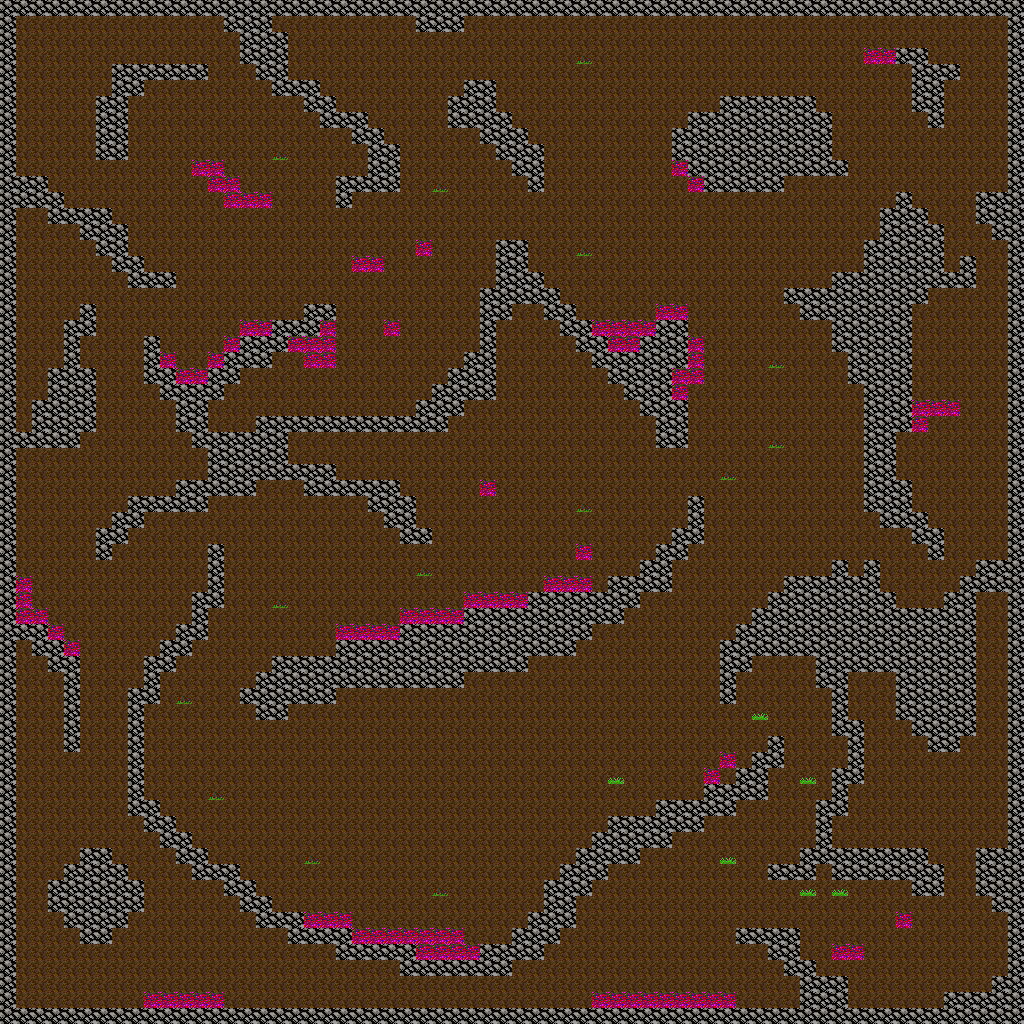

A 2D game scene composited from a Tiled map and its tileset images. What follows is a short description and the map's XML, with each tile layer's data collapsed to a summary:
An orthogonal 64x64 tile map with 16x16 px tiles, 4 tile layers (base, grass, walls, dangerGrass) and 99 objects (door, treasure1, treasure2, treasure3, treasure4, ...).

<map version="1.2" tiledversion="1.2.3" orientation="orthogonal" renderorder="right-down" width="64" height="64" tilewidth="16" tileheight="16" infinite="0" nextlayerid="10" nextobjectid="102">
 <tileset firstgid="1" name="addableTiles" tilewidth="16" tileheight="16" tilecount="62" columns="62">
  <image source="../images/tiles/addableTiles.png" trans="ffffff" width="992" height="16" />
 </tileset>
 <layer id="1" name="base" width="64" height="64">
  <data>[4096 cells, 4096 non-empty, 1 distinct tile ids]</data>
 </layer>
 <layer id="4" name="grass" width="64" height="64">
  <data>[4096 cells, 21 non-empty, 3 distinct tile ids]</data>
 </layer>
 <layer id="2" name="walls" width="64" height="64">
  <data>[4096 cells, 1052 non-empty, 1 distinct tile ids]</data>
 </layer>
 <layer id="6" name="dangerGrass" width="64" height="64">
  <properties>
   <property name="damage" type="int" value="1" />
  </properties>
  <data>[4096 cells, 101 non-empty, 1 distinct tile ids]</data>
 </layer>
 <objectgroup id="5" name="objectsLayer" offsetx="-0.818182" offsety="0.636364">
  <object id="3" name="door" gid="2" x="816" y="880" width="16" height="16" />
  <object id="4" name="treasure1" gid="20" x="960.205" y="520.432" width="16" height="16" />
  <object id="5" name="treasure2" gid="20" x="458.667" y="885.333" width="16" height="16" />
  <object id="84" name="treasure3" gid="20" x="540.485" y="73.697" width="16" height="16" />
  <object id="83" name="treasure4" gid="20" x="565.818" y="453.364" width="16" height="16" />
  <object id="6" name="barrel1" gid="1" x="514.909" y="207.455" width="16" height="16" />
  <object id="7" name="barrel2" gid="1" x="505.091" y="224.364" width="16" height="16" />
  <object id="8" name="barrel3" gid="1" x="488.545" y="239.091" width="16" height="16" />
  <object id="9" name="barrel4" gid="1" x="177.636" y="676.182" width="16" height="16" />
  <object id="10" name="barrel5" gid="1" x="187.636" y="683.455" width="16" height="16" />
  <object id="11" name="barrel6" gid="1" x="208.182" y="688.727" width="16" height="16" />
  <object id="12" name="barrel7" gid="1" x="228.727" y="687.273" width="16" height="16" />
  <object id="13" name="barrel8" gid="1" x="865" y="558" width="16" height="16" />
  <object id="14" name="barrel9" gid="1" x="849" y="558" width="16" height="16" />
  <object id="15" name="barrel10" gid="1" x="960.25" y="237" width="16" height="16" />
  <object id="16" name="barrel11" gid="1" x="945.609" y="254.217" width="16" height="16" />
  <object id="17" name="player" gid="59" x="53.4848" y="491.364" width="16" height="16" />
 </objectgroup>
 <objectgroup id="7" name="golemSpawnPoints">
  <object id="85" gid="61" x="404.667" y="464.667" width="16" height="16" />
  <object id="86" gid="61" x="268.667" y="599.333" width="16" height="16" />
  <object id="87" gid="61" x="644" y="735.333" width="16" height="16" />
  <object id="88" gid="61" x="672" y="914" width="16" height="16" />
  <object id="89" gid="61" x="766" y="475" width="16" height="16" />
  <object id="90" gid="61" x="735" y="269" width="16" height="16" />
  <object id="91" gid="61" x="850" y="148" width="16" height="16" />
  <object id="92" gid="61" x="53" y="140" width="16" height="16" />
  <object id="93" gid="61" x="44.3333" y="285.333" width="16" height="16" />
  <object id="94" gid="61" x="39" y="979" width="16" height="16" />
  <object id="95" gid="61" x="206" y="758" width="16" height="16" />
  <object id="96" gid="61" x="600" y="184" width="16" height="16" />
  <object id="97" gid="61" x="356.667" y="73.3333" width="16" height="16" />
  <object id="98" gid="61" x="751.333" y="844.667" width="16" height="16" />
  <object id="99" gid="61" x="652.667" y="506" width="16" height="16" />
  <object id="100" gid="61" x="523.333" y="364.667" width="16" height="16" />
  <object id="101" gid="61" x="375" y="389" width="16" height="16" />
 </objectgroup>
 <objectgroup id="8" name="goblinSpawnPoints">
  <object id="61" gid="60" x="982" y="461" width="16" height="16" />
  <object id="62" gid="60" x="943" y="479" width="16" height="16" />
  <object id="63" gid="60" x="923.333" y="493.667" width="16" height="16" />
  <object id="64" gid="60" x="978" y="358.667" width="16" height="16" />
  <object id="65" gid="60" x="981.667" y="308.667" width="16" height="16" />
  <object id="66" gid="60" x="633.333" y="64.6667" width="16" height="16" />
  <object id="67" gid="60" x="619.333" y="102.667" width="16" height="16" />
  <object id="68" gid="60" x="588" y="119.333" width="16" height="16" />
  <object id="69" gid="60" x="544.667" y="120" width="16" height="16" />
  <object id="70" gid="60" x="504" y="83.3333" width="16" height="16" />
  <object id="71" gid="60" x="500.667" y="46.6667" width="16" height="16" />
  <object id="72" gid="60" x="545.333" y="40.6667" width="16" height="16" />
  <object id="73" gid="60" x="584" y="41.3333" width="16" height="16" />
  <object id="74" gid="60" x="544.333" y="396.333" width="16" height="16" />
  <object id="75" gid="60" x="584.333" y="425.333" width="16" height="16" />
  <object id="76" gid="60" x="614.333" y="463" width="16" height="16" />
  <object id="77" gid="60" x="617.667" y="485" width="16" height="16" />
  <object id="78" gid="60" x="566.333" y="506" width="16" height="16" />
  <object id="79" gid="60" x="544.667" y="517.667" width="16" height="16" />
  <object id="80" gid="60" x="508.667" y="482.667" width="16" height="16" />
  <object id="81" gid="60" x="472.667" y="439" width="16" height="16" />
  <object id="82" gid="60" x="516.333" y="422" width="16" height="16" />
 </objectgroup>
 <objectgroup id="9" name="slimeSpawnPoints">
  <object id="18" gid="62" x="246.667" y="136" width="16" height="16" />
  <object id="19" gid="62" x="65.3333" y="80" width="16" height="16" />
  <object id="20" gid="62" x="414" y="90" width="16" height="16" />
  <object id="21" gid="62" x="568" y="79.3333" width="16" height="16" />
  <object id="22" gid="62" x="643.333" y="245.333" width="16" height="16" />
  <object id="23" gid="62" x="577.333" y="218.667" width="16" height="16" />
  <object id="24" gid="62" x="795.333" y="252.667" width="16" height="16" />
  <object id="25" gid="62" x="890.667" y="162" width="16" height="16" />
  <object id="26" gid="62" x="774" y="66" width="16" height="16" />
  <object id="27" gid="62" x="951.333" y="334.667" width="16" height="16" />
  <object id="28" gid="62" x="812.667" y="433.333" width="16" height="16" />
  <object id="29" gid="62" x="762.667" y="539.333" width="16" height="16" />
  <object id="30" gid="62" x="652" y="670.667" width="16" height="16" />
  <object id="31" gid="62" x="502" y="779.333" width="16" height="16" />
  <object id="32" gid="62" x="353.333" y="806.667" width="16" height="16" />
  <object id="33" gid="62" x="334.667" y="849.333" width="16" height="16" />
  <object id="34" gid="62" x="386.667" y="884" width="16" height="16" />
  <object id="35" gid="62" x="517.333" y="828" width="16" height="16" />
  <object id="36" gid="62" x="526" y="885.333" width="16" height="16" />
  <object id="37" gid="62" x="454.667" y="804.667" width="16" height="16" />
  <object id="38" gid="62" x="406" y="795.333" width="16" height="16" />
  <object id="39" gid="62" x="402.667" y="836" width="16" height="16" />
  <object id="40" gid="62" x="441.333" y="736" width="16" height="16" />
  <object id="41" gid="62" x="509.333" y="725.333" width="16" height="16" />
  <object id="42" gid="62" x="571.333" y="766.667" width="16" height="16" />
  <object id="43" gid="62" x="571.333" y="804.667" width="16" height="16" />
  <object id="44" gid="62" x="322" y="738" width="16" height="16" />
  <object id="45" gid="62" x="284" y="780.667" width="16" height="16" />
  <object id="46" gid="62" x="250" y="808.667" width="16" height="16" />
  </objectgroup>
</map>
<!-- 14 of 99 objects omitted -->
